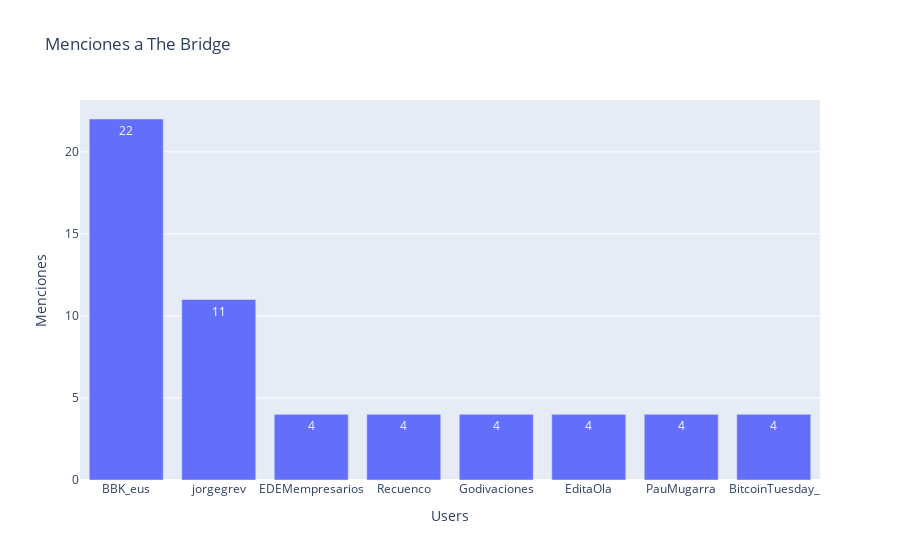

Notebook source saved alongside this figure:
### Code cell
fig = px.bar(users,x = users.index,y = users.values,text=users.values,
            title="Menciones a The Bridge")
fig.update_xaxes(title = 'Users')
fig.update_yaxes(title = 'Menciones')
fig.show()

### Figure 1 — Plotly figure (JSON) as saved in the notebook; plotly's stock layout.template omitted (floating-point values rounded to 4 significant figures)
{"data": [{"alignmentgroup": "True", "hovertemplate": "index=%{x}<br>y=%{y}<br>text=%{text}<extra></extra>", "legendgroup": "", "marker": {"color": "#636efa", "pattern": {"shape": ""}}, "name": "", "offsetgroup": "", "orientation": "v", "showlegend": false, "text": [22, 11, 4, 4, 4, 4, 4, 4], "textposition": "auto", "type": "bar", "x": ["BBK_eus", "jorgegrev", "EDEMempresarios", "Recuenco", "Godivaciones", "EditaOla", "PauMugarra", "BitcoinTuesday_"], "xaxis": "x", "y": [22, 11, 4, 4, 4, 4, 4, 4], "yaxis": "y"}], "layout": {"barmode": "relative", "legend": {"tracegroupgap": 0}, "title": {"text": "Menciones a The Bridge"}, "xaxis": {"anchor": "y", "domain": [0, 1], "title": {"text": "Users"}}, "yaxis": {"anchor": "x", "domain": [0, 1], "title": {"text": "Menciones"}}}}
